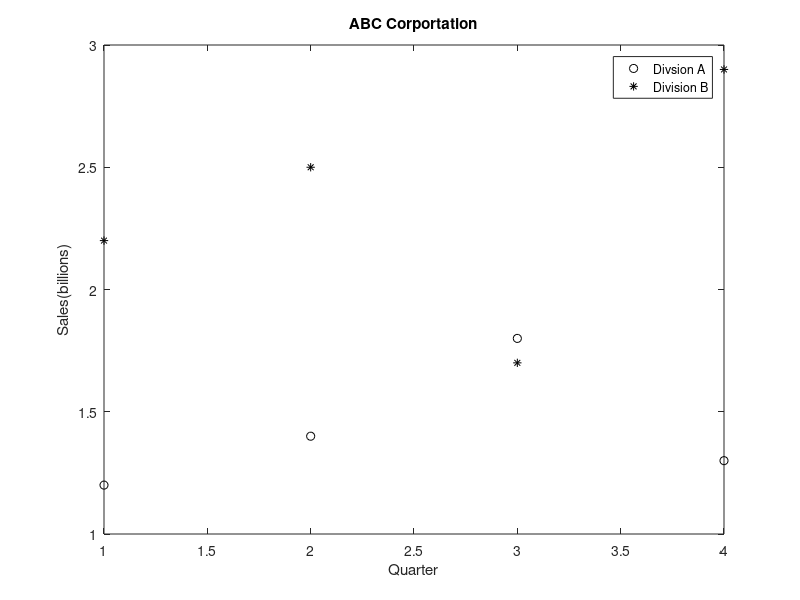

The MATLAB source for this figure:
%Read through ABC corporation sales figure for divions A and B and plot it
% A = [1.2 1.4 1.8 1.3];
% B =[2.2 2.5 1.7 2.9];
% stem(A);
% hold on;
% stem(B);
% grid on;
% title('ABC Corporation Figures')
% xlabel('A'); ylabel('B');

%Open and read the file
load salesfigs.dat;

%Specify the size of each array
asales = salesfigs(1, :);
bsales = salesfigs(2, :);

%plot
plot(asales, 'ko');
hold on;
plot(bsales, "k*");
xlabel('Quarter');
ylabel('Sales(billions)');
title('ABC Corportation');
legend('Divsion A', 'Division B');
